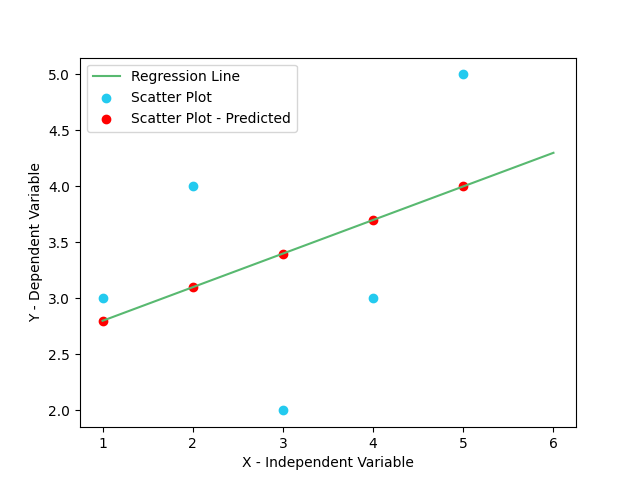

Source code (Python):
import numpy as np
import matplotlib.pyplot as plt

def linearPredictor():
    
    X = [1,2,3,4,5]
    Y = [3,4,2,3,5]
    
    print("Values of Independent variable x : ",X)
    print("Values of Dependent variable y : ",Y)
    
    mean_x = np.mean(X)
    mean_y = np.mean(Y)

    print("Mean of Independent variable X is : ",mean_x)
    print("Mean of Dependent variable Y is : ",mean_y)
    
    n = len(X)
    
    numerator = 0
    denominator = 0
    
    #Equation of line is y = mx+c
    
    for i in range(n):
        numerator += (X[i] - mean_x) * (Y[i] - mean_y)
        denominator += (X[i] - mean_x)**2
        
    m = numerator/ denominator
    
    #c = y' - mx'
    
    c = mean_y - (m*mean_x)
    
    print("Slope of Regression line is : ", m)
    print("Y intercept of Regression line is : ", c)
    
    #display plotting of above points
    x = np.linspace(1,6,n)    
    
    y = m* x + c
    yp = []
    
    for i in range(n):
        y_pred = c + m * X[i]
        yp.append(y_pred)
        
    print(f"Y Predicted for {X} is {yp}")
        
    plt.plot(x,y, color = "#58b970", label="Regression Line")
    
    plt.scatter(X,Y, color="#23caef", label="Scatter Plot")
    plt.scatter(X,yp, color="red", label= "Scatter Plot - Predicted")

    plt.xlabel("X - Independent Variable")
    plt.ylabel("Y - Dependent Variable")
    
    plt.legend()
    plt.savefig(fname="sample.png")
        
    
def main():
    print("-------------------------Simple Linear Regression----------------------")
    
    linearPredictor()
    
    
if __name__ == "__main__":
    main()
    